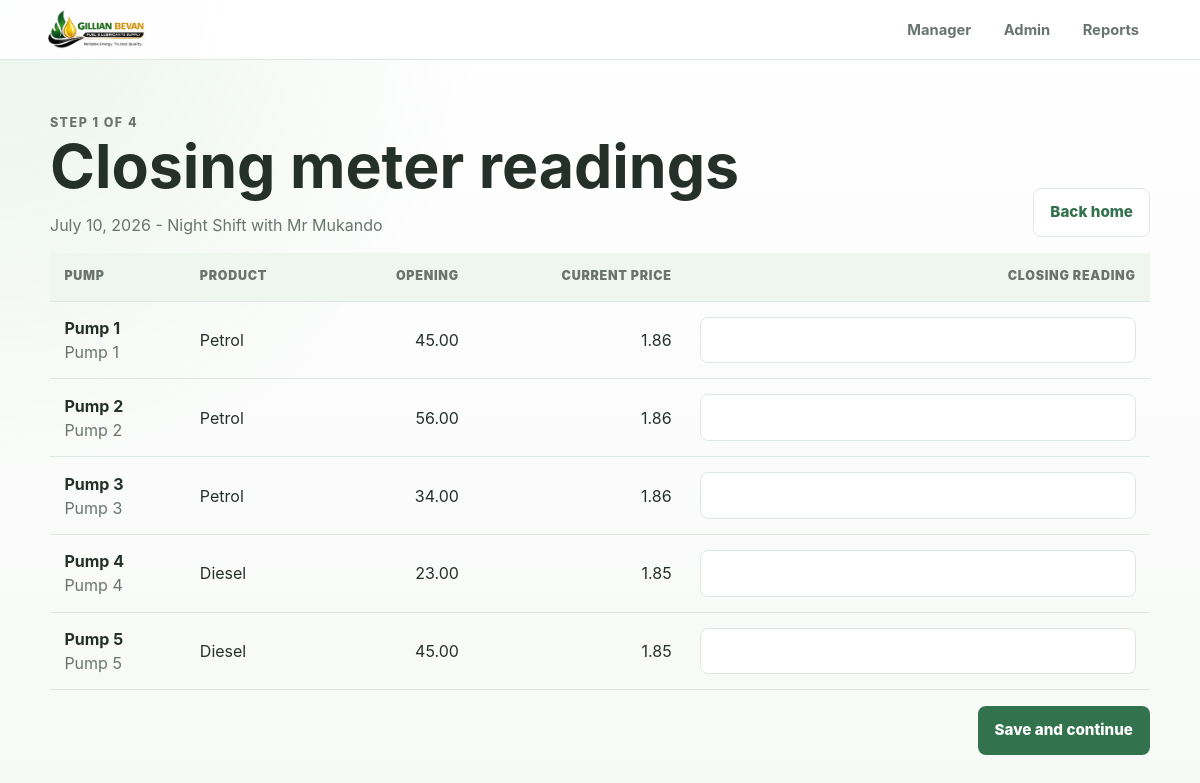
/shift/2/meter/ (signed in), run on the app's committed database.
### main/models.py (models this page shows, shortened)
class Shift(models.Model):
    SHIFT_TYPE_CHOICES = [
        ("day", "Day Shift"),
        ("night", "Night Shift"),
    ]
    STATUS_CHOICES = [
        ("open", "Open"),
        ("closed", "Closed"),
    ]
    shift_date = models.DateField()
    shift_type = models.CharField(max_length=10, choices=SHIFT_TYPE_CHOICES)
    manager = models.ForeignKey(Manager, on_delete=models.PROTECT, related_name="shifts")
    status = models.CharField(max_length=10, choices=STATUS_CHOICES, default="open")
    cash_submitted = models.DecimalField(max_digits=12, decimal_places=2,
                                          null=True, blank=True)
    opened_at = models.DateTimeField(auto_now_add=True)
    closed_at = models.DateTimeField(null=True, blank=True)
    class Meta:
        unique_together = ("shift_date", "shift_type")
        ordering = ["-shift_date", "shift_type"]

class Manager(models.Model):
    name = models.CharField(max_length=100, unique=True)
    active = models.BooleanField(default=True)
    created_at = models.DateTimeField(auto_now_add=True)
    class Meta:
        ordering = ["name"]
    def __str__(self):
        return self.name

class Pump(models.Model):
    product = models.ForeignKey(Product, on_delete=models.CASCADE, related_name="pumps")
    pump_number = models.PositiveSmallIntegerField()
    label = models.CharField(max_length=50, blank=True)
    active = models.BooleanField(default=True)
    class Meta:
        unique_together = ("product", "pump_number")
        ordering = ["product", "pump_number"]
    def __str__(self):
        return self.label or f"{self.product.name} Pump {self.pump_number}"

class Product(models.Model):
    name = models.CharField(max_length=50, unique=True)  # 'Petrol', 'Diesel'
    unit = models.CharField(max_length=10, default="litres")
    def __str__(self):
        return self.name
    @property
    def current_price(self):
        return (
            self.prices.filter(effective_from__lte=models.functions.Now())
            .order_by("-effective_from")
            .first()
        )

class MeterReading(models.Model):
    shift = models.ForeignKey(Shift, on_delete=models.CASCADE, related_name="meter_readings")
    pump = models.ForeignKey(Pump, on_delete=models.PROTECT, related_name="readings")
    opening_reading = models.DecimalField(max_digits=12, decimal_places=2)
    closing_reading = models.DecimalField(max_digits=12, decimal_places=2)
    price_snapshot = models.DecimalField(max_digits=10, decimal_places=2)
    created_at = models.DateTimeField(auto_now_add=True)
    class Meta:
        unique_together = ("shift", "pump")

class FuelPrice(models.Model):
    product = models.ForeignKey(Product, on_delete=models.CASCADE, related_name="prices")
    price_per_litre = models.DecimalField(max_digits=10, decimal_places=2,
                                           validators=[MinValueValidator(0)])
    effective_from = models.DateTimeField(auto_now_add=True)
    set_by = models.ForeignKey(User, on_delete=models.SET_NULL, null=True)  # Admin user
    class Meta:
        ordering = ["-effective_from"]

### main/views.py (the view, shortened to what this page needs)
# urls.py: path("shift/<int:shift_id>/meter/", views.meter_entry, name="meter_entry"),
@pin_required
def meter_entry(request, shift_id):
    shift = get_object_or_404(Shift, pk=shift_id, status="open")
    pumps = Pump.objects.filter(active=True).select_related("product")
    pump_rows = []
    for pump in pumps:
        existing = MeterReading.objects.filter(shift=shift, pump=pump).first()
        pump_rows.append({
            "pump": pump,
            "opening_reading": _get_opening_reading(pump),
            "existing_closing": existing.closing_reading if existing else "",
        })
    return render(request, "main/manager/meter_entry.html", {
        "shift": shift,
        "pump_rows": pump_rows,
    })

### main/permissions.py (called while the page is built)
def pin_required(view_func):
    @wraps(view_func)
    def wrapper(request, *args, **kwargs):
        if not request.session.get("site_access_granted"):
            return redirect("main:pin_gate")
        return view_func(request, *args, **kwargs)
    return wrapper

### main/views.py (called while the page is built)
def _get_opening_reading(pump):
    last_reading = (
        MeterReading.objects
        .filter(pump=pump)
        .order_by("-shift__shift_date", "-shift__shift_type", "-created_at")
        .first()
    )
    return last_reading.closing_reading if last_reading else decimal.Decimal("0")

### main/templates/main/manager/meter_entry.html (shortened to what this page needs)
{% extends 'main/layout.html' %}
{% block content %}
<section class="screen-header">
    <div>
        <p class="section-kicker">Step 1 of 4</p>
        <h1>Closing meter readings</h1>
        <p>{{ shift.shift_date }} - {{ shift.get_shift_type_display }} with {{ shift.manager }}</p>
    </div>
    <a class="button button-secondary" href="{% url 'main:index' %}">Back home</a>
</section>
<form method="post" class="table-form">
    <div class="table-wrap">
        <table>
            <thead>
                <tr>
                    <th>Pump</th>
                    <th>Product</th>
                    <th class="number">Opening</th>
                    <th class="number">Current price</th>
                    <th class="number">Closing reading</th>
                </tr>
            </thead>
            <tbody>
                {% for row in pump_rows %}
                    <tr>
                        <td>
                            <strong>{{ row.pump }}</strong>
                            <span class="muted">Pump {{ row.pump.pump_number }}</span>
                        </td>
                        <td>{{ row.pump.product }}</td>
                        <td class="number">{{ row.opening_reading|floatformat:2 }}</td>
                        <td class="number">
                            {% if row.pump.product.current_price %}
                                {{ row.pump.product.current_price.price_per_litre|floatformat:2 }}
                            {% else %}
                                <span class="muted">No price</span>
                            {% endif %}
                        </td>
                        <td class="number">
                            <input
                                type="number"
                                name="closing_{{ row.pump.id }}"
                                value="{{ row.existing_closing }}"
                                min="{{ row.opening_reading }}"
                                step="0.01"
                                required
                                inputmode="decimal"
                                aria-label="Closing reading for {{ row.pump }}"
                            >
                        </td>
                    </tr>
                {% empty %}
                    <tr>
                        <td colspan="5" class="empty-state">No active pumps are configured.</td>
                    </tr>
                {% endfor %}
            </tbody>
        </table>
    </div>
    <div class="form-actions">
        <button class="button button-primary" type="submit">Save and continue</button>
    </div>
</form>
{% endblock %}

### static/static_files/css/main.css (style rules this page uses)
:root { --color-bg: #f7f9f7; --color-surface: #ffffff; --color-surface-soft: #eef6ef; --color-text: #25302b; --color-muted: #69746f; --color-border: #dfe8e2; --color-green: #76b985; --color-green-dark: #32724c; --color-yellow: #fff2ad; --color-yellow-dark: #d6a936; --color-gray: #c8cacc; --color-danger: #b94040; --color-success: #2f7b50; --shadow-soft: 0 18px 50px rgba(37, 48, 43, 0.08); --radius: 8px; }
* { box-sizing: border-box; }
html { min-width: 320px; }
body { margin: 0; background: radial-gradient(circle at top left, rgba(118, 185, 133, 0.14), transparent 30rem), linear-gradient(180deg, #ffffff 0%, var(--color-bg) 100%); color: var(--color-text); font-family: -apple-system, BlinkMacSystemFont, "Segoe UI", Roboto, Oxygen, Ubuntu, Cantarell, "Open Sans", "Helvetica Neue", sans-serif; font-size: 16px; line-height: 1.5; }
a { color: var(--color-green-dark); text-decoration: none; }
.section-kicker { color: var(--color-yellow-dark); font-size: 0.78rem; font-weight: 800; letter-spacing: 0.12em; margin: 0 0 0.65rem; text-transform: uppercase; }
h1, h2 { line-height: 1.1; margin: 0; }
h1 { font-size: clamp(2rem, 6vw, 3.8rem); }
.lead, .panel-heading p, .screen-header p { color: var(--color-muted); margin: 0.85rem 0 0; max-width: 46rem; }
.button { align-items: center; border: 1px solid transparent; border-radius: var(--radius); cursor: pointer; display: inline-flex; font: inherit; font-size: 0.95rem; font-weight: 800; justify-content: center; min-height: 2.8rem; padding: 0.75rem 1rem; }
.button-primary { background: var(--color-green-dark); color: #ffffff; }
.button-secondary { background: #ffffff; border-color: var(--color-border); color: var(--color-green-dark); }
.quick-link span, .metric-card span, .metric-card small, .muted { color: var(--color-muted); }
.screen-header { align-items: end; display: flex; gap: 1rem; justify-content: space-between; margin-bottom: 1rem; }
.header-actions, .form-actions { display: flex; flex-wrap: wrap; gap: 0.75rem; }
.form-actions { justify-content: flex-end; margin-top: 1rem; }
input, select { background: #ffffff; border: 1px solid var(--color-border); border-radius: var(--radius); color: var(--color-text); font: inherit; min-height: 2.75rem; padding: 0.65rem 0.75rem; width: 100%; }
.table-form, .detail-panel { margin-top: 1rem; }
.table-wrap { overflow-x: auto; }
table { border-collapse: collapse; min-width: 760px; width: 100%; }
th, td { border-bottom: 1px solid var(--color-border); padding: 0.9rem; text-align: left; vertical-align: middle; }
th { background: var(--color-surface-soft); color: var(--color-muted); font-size: 0.78rem; font-weight: 900; letter-spacing: 0.06em; text-transform: uppercase; }
td strong, td .muted { display: block; }
.number { text-align: right; }

### data on the page
Shift: shift_date "July 10, 2026", shift_type "Night Shift", manager "Mr Mukando"
Pump: pump "Pump 1", pump.pump_number "1", pump.product "Petrol", opening_reading "45.00", pump.product.current_price.price_per_litre "1.86"
Pump: pump "Pump 2", pump.pump_number "2", pump.product "Petrol", opening_reading "56.00", pump.product.current_price.price_per_litre "1.86"
Pump: pump "Pump 3", pump.pump_number "3", pump.product "Petrol", opening_reading "34.00", pump.product.current_price.price_per_litre "1.86"
Pump: pump "Pump 4", pump.pump_number "4", pump.product "Diesel", opening_reading "23.00", pump.product.current_price.price_per_litre "1.85"
Pump: pump "Pump 5", pump.pump_number "5", pump.product "Diesel", opening_reading "45.00", pump.product.current_price.price_per_litre "1.85"
